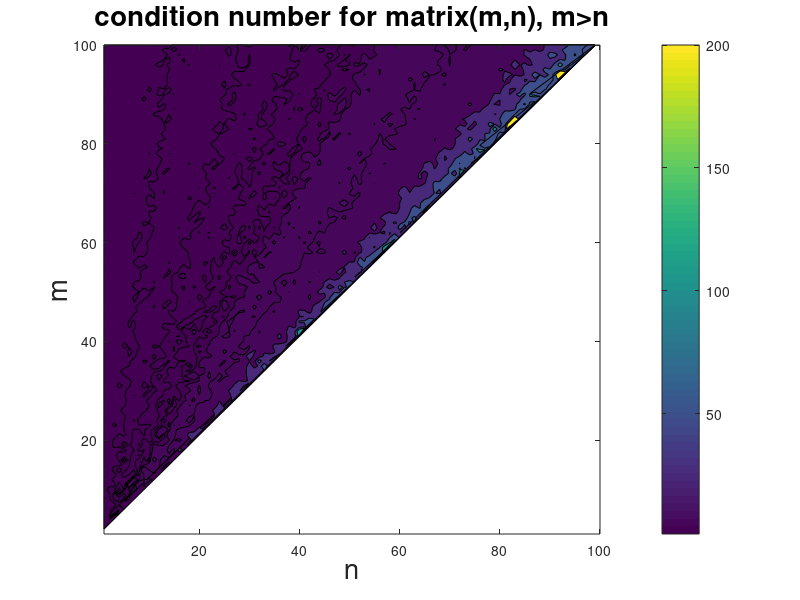

MATLAB code for this plot:
%Q3 part a)
clear all; close all; 

m= 100;
res = zeros(m,m);
for i=1:m
    for j=1:m
        if i>j
            A = randn(i,j);
            res(i,j) = cond(A);
        else
            res(i,j) = NaN;
        end 
    end
end

max(res)
contourf(res,[0,1,2,3,4,5,6,10,25,50,100,200])
colorbar
xlabel('n','FontSize', 20)
ylabel('m','FontSize', 20)
title('condition number for matrix(m,n), m>n','FontSize', 20)
savefig('HW3_part3_a.fig')



%%
%Q3 part b)
clear all; close all; clc
A1 = randn(50,49);
A2 = [A1 A1(:,1)];
%cond(A1)
cond(A2)
det(A2)

%%
%Q3 part c)
clear all; close all; clc
A1 = randn(50,49);
A2 = [A1 A1(:,1)];

cond(A2)

eplison = [1e-16 1e-14 1e-12 1e-10 1e-8 1e-6 1e-4];
res_cond = zeros(size(eplison,2),1);
for i=1:size(eplison,2)
    A3 = A2;
    A3(:,50) = A2(:,50) + eplison(i)*rand(50,1);
    res_cond(i) = cond(A3);
end 

res_cond

plot(eplison,res_cond)
set(gca, 'YScale', 'log')
set(gca, 'XScale', 'log')
xlabel('eplison','FontSize', 20)
ylabel('condition number','FontSize', 20)
title('condition number change with eplison','FontSize', 20)
